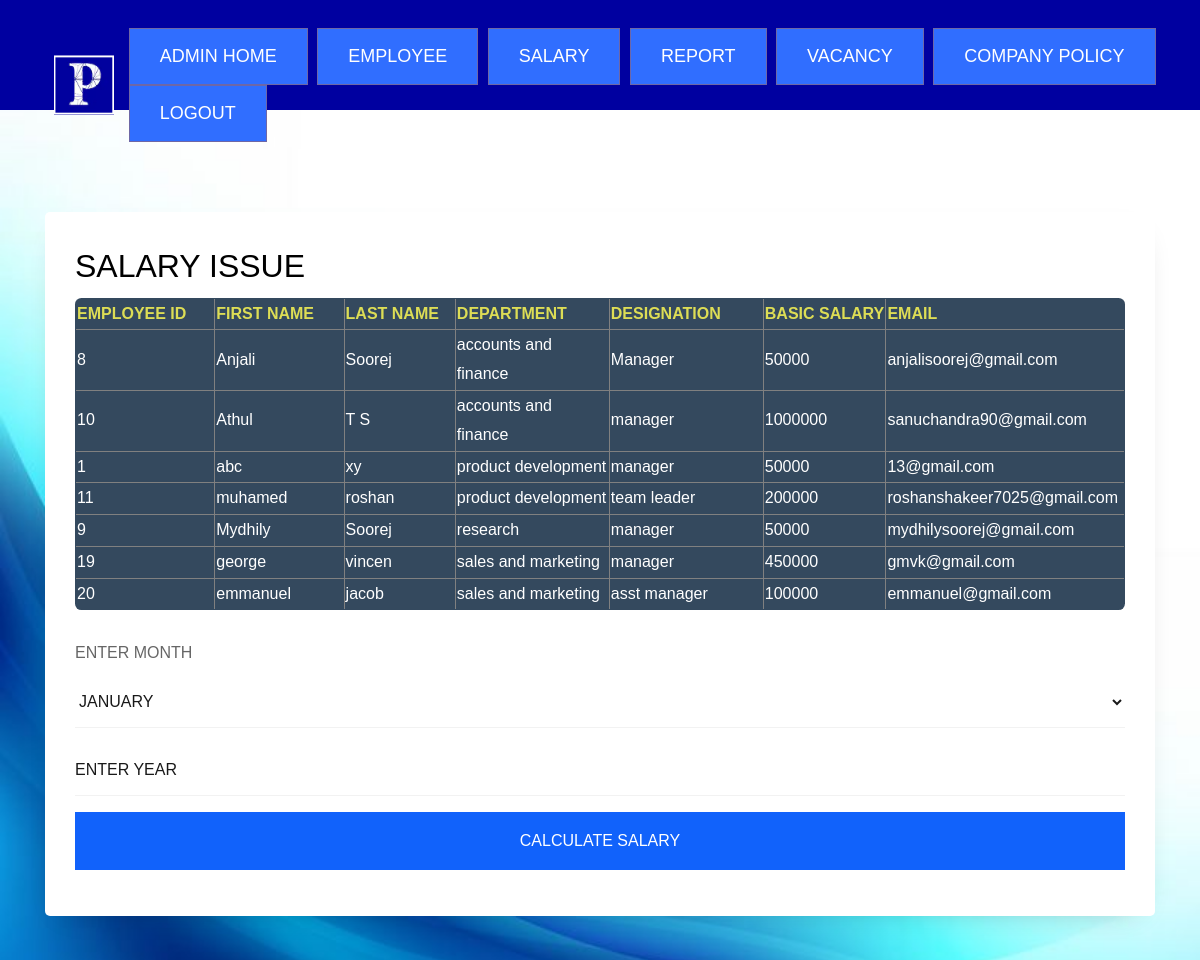
The app's page /anjali/admin/salary.php with its own data.
### tables this page shows
CREATE TABLE IF NOT EXISTS `employee` (
  `emp_id` int(4) NOT NULL AUTO_INCREMENT,
  `f_name` varchar(15) NOT NULL,
  `l_name` varchar(15) NOT NULL,
  `gender` varchar(10) NOT NULL,
  `department` varchar(100) NOT NULL,
  `designation` varchar(50) NOT NULL,
  `email` varchar(50) NOT NULL,
  `address` varchar(250) NOT NULL,
  `mobile` double NOT NULL,
  `salary` int(12) NOT NULL,
  `join_date` date NOT NULL,
  `dob` date NOT NULL,
  `password` varchar(15) NOT NULL,
  `c_password` varchar(15) NOT NULL,
  `emp_status` varchar(15) NOT NULL,
  PRIMARY KEY (`emp_id`)
);

### anjali/admin/salary.php (the view, shortened to what this page needs)
<?php
include("header.php");
include 'connect.php';
?>
    <div class="hero-wrap" style="background-image: url('images/admin1.jpg');" data-stellar-background-ratio="0.8 ">
      <div class="container">
        <div class="row no-gutters slider-text align-items-center justify-content-start" data-scrollax-parent="true">
          <div class="col-lg-12 col-md-0 mt-0 mt-md-0"><br><br>
 <form method="POST" action="salary_action.php" class="request-form ftco-animate">
          <h2>SALARY ISSUE</h2>
<table class="rwd-table" border="1">
<tr>
<th style="width:250px">EMPLOYEE ID</th>
<th style="width:250px">FIRST NAME</th>
<th style="width:250px">LAST NAME</th>
<th style="width:250px">DEPARTMENT</th>
<th style="width:250px">DESIGNATION</th>
<th style="width:250px">BASIC SALARY</th>
<th style="width:250px">EMAIL</th>
 </tr>
<?php
$s="select * from employee where emp_status='working' order by department";
$s1=mysqli_query($con,$s);
while($row=mysqli_fetch_array($s1))
{
$emp_id=$row[0];
$f_name=$row[1];
$l_name=$row[2];
$department=$row[4];
$designation=$row[5];
$email=$row[6];
$salary=$row[9];
?>
  <tr>
    <td data-th="Movie Title"><?php echo $emp_id;?></td>
    <td data-th="Genre"><?php echo $f_name;?></td>
    <td data-th="Year"><?php echo $l_name;?></td>
    <td data-th="Year"><?php echo $department;?></td>
    <td data-th="Year"><?php echo $designation;?></td>
    <td data-th="Gross"><?php echo $salary;?></td>
<td data-th="Gross"><?php echo $email;?></td>
  </tr>
  <?php
  }
?>
</table><br>
<div class="form-group">
<label>ENTER MONTH</label>
<select class="form-control" onchange="myMonth()" id="mont" name="month">
<option value="1">JANUARY</option>
</select>
        </div>
<div class="form-group">
    <input type="text" class="form-control" placeholder="ENTER YEAR" onchange="myFunction()" name="year" id="demo">
    </div>
<div class="form-group">
<input type="submit" value="CALCULATE SALARY" class="btn btn-primary py-3 px-4">
</div>
  </form>
        </div>
      </div>
    </div>
  </body>
</html>

### anjali/admin/header.php (style rules this page uses)
body { background:#eee; margin:0; padding:0; font-family: "Trebuchet MS",Arial,Helvetica,sans-serif; }

### records on screen
employee: emp_id "8", f_name "Anjali", l_name "Soorej", department "accounts and finance", designation "Manager", salary "50000", email "anjalisoorej@gmail.com"
employee: emp_id "10", f_name "Athul", l_name "T S", department "accounts and finance", designation "manager", salary "1000000", email "sanuchandra90@gmail.com"
employee: emp_id "1", f_name "abc", l_name "xy", department "product development", designation "manager", salary "50000", email "13@gmail.com"
employee: emp_id "11", f_name "muhamed", l_name "roshan", department "product development", designation "team leader", salary "200000", email "roshanshakeer7025@gmail.com"
employee: emp_id "9", f_name "Mydhily", l_name "Soorej", department "research", designation "manager", salary "50000", email "mydhilysoorej@gmail.com"
employee: emp_id "19", f_name "george", l_name "vincen", department "sales and marketing", designation "manager", salary "450000", email "gmvk@gmail.com"
employee: emp_id "20", f_name "emmanuel", l_name "jacob", department "sales and marketing", designation "asst manager", salary "100000", email "emmanuel@gmail.com"
